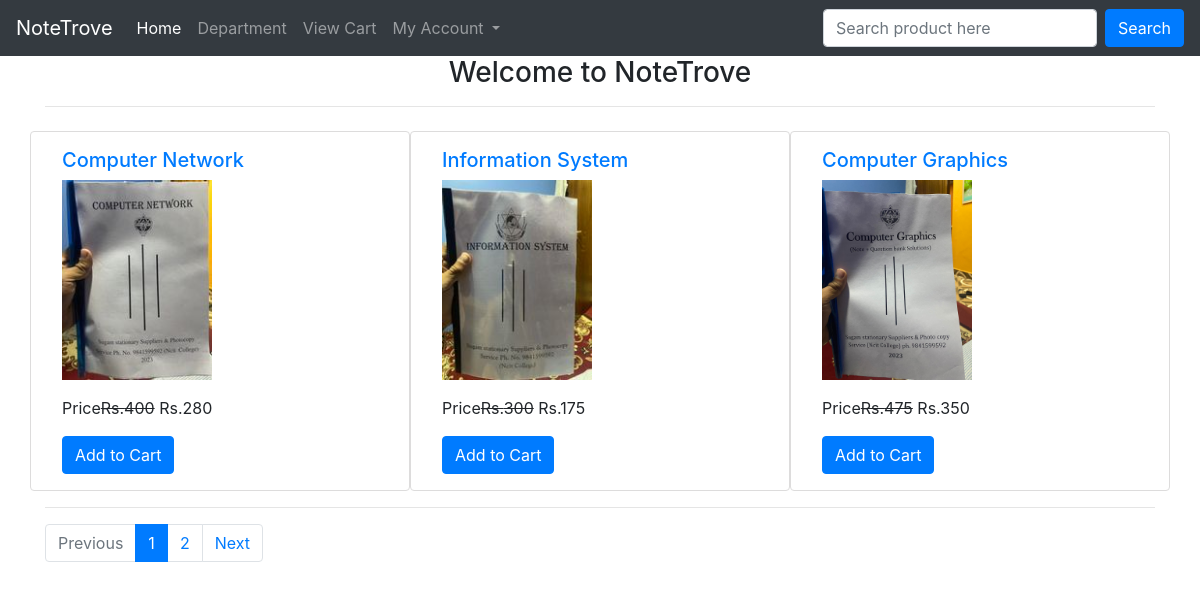
The page / on the database its author committed.
### RBB/models.py (models this page shows, shortened)
class Product(models.Model):
    title=models.CharField(max_length=200)
    slug=models.SlugField(unique=True)
    category=models.ForeignKey(Category,on_delete=models.CASCADE)
    image = models.ImageField(upload_to='products')
    marked_price =models.PositiveIntegerField()
    selling_price=models.PositiveIntegerField()
    description=models.TextField()
    warranty=models.CharField(max_length=300,null=True,blank=True)
    return_policy=models.CharField(max_length=300,null=True,blank=True)
    var_count=models.PositiveIntegerField(default=0)

### RBB/views.py (the view)
# urls.py: path('',HomeView.as_view(),name='home'),
class HomeView(EcomMixin,TemplateView):
    template_name='home.html'
    def get_context_data(self,**kwargs):
        context=super().get_context_data(**kwargs)
        all_products=Product.objects.all().order_by("-id")
        paginator = Paginator(all_products, 3)#how 3 itmes per pages
        page_number = self.request.GET.get('page')
        product_list = paginator.get_page(page_number)
        context['product_list']=product_list
        return context

### RBB/views.py (called while the page is built)
    def dispatch(self,request,*args,**kwargs):
        cart_id=self.request.session.get('cart_id')
        if cart_id:
            cart_obj=Cart.objects.get(id=cart_id)
            if request.user.is_authenticated and Customer.objects.filter(user=request.user).exists():
                cart_obj.customer=request.user.customer
                cart_obj.save()
        return super().dispatch(request,*args,**kwargs)

### templates/home.html (shortened to what this page needs)
{% extends 'base.html'%}
{%block content%}
<div class="container">
    <h3 class="text-center">Welcome to NoteTrove</h3>
    <hr>
    <div class="row mt-4">
        {%for p in product_list%}
        <div class="col-md-4 card" style="border: 1px solid rgb(221, 220, 220);" >
                <div class="m-3">
            <h5><a href="{% url 'RBB:productdetail' p.slug %}">{{p.title}}</a></h5>
            <img src="{{p.image.url}}" class="img-fluid" style="height:200px;object-fit:contain">
           <p class="mt-3">Price<strike>Rs.{{p.marked_price}}</strike> Rs.{{p.selling_price}}</p>
           <a href="{%url 'RBB:addtocart' p.id %}" class="btn btn-primary">Add to Cart</a>
            </div>
        </div>
            {%endfor%}
    </div>
    <hr>
    <nav aria-label="...">
        <ul class="pagination">
            {% if product_list.has_previous %}
          <li class="page-item ">
            <a class="page-link" href="?page={{ product_list.previous_page_number }}" tabindex="-1" aria-disabled="true">Previous</a>
          </li>
          {%else%}
          <li class="page-item disabled">
            <a class="page-link" href="#" tabindex="-1" aria-disabled="true">Previous</a>
          </li>
          {%endif%}
          {%for i in product_list.paginator.page_range%}
          {%if i == product_list.number%}
          <li class="page-item active"><a class="page-link" >{{i}}</a></li>
          {%else%}
          <li class="page-item"><a class="page-link" href="?page={{ i }}">{{i}}</a></li>
          {%endif%}
          {%endfor%}
          {% if product_list.has_next %}
          <li class="page-item">
            <a class="page-link" href="?page={{ product_list.next_page_number }}">Next</a>
          </li>
          {%else%}
          <li class="page-item disabled">
            <a class="page-link" href="#" tabindex="-1" aria-disabled="true">Next</a>
          </li>
          {% endif %}
        </ul>
      </nav>
</div>
{%endblock%}

### rows shown on the page
Product: title "Computer Network", image (picture), marked_price "400", selling_price "280"
Product: title "Information System", image (picture), marked_price "300", selling_price "175"
Product: title "Computer Graphics", image (picture), marked_price "475", selling_price "350"

### other values the page prints
{{ i }} "1"
{{ i }} "2"
